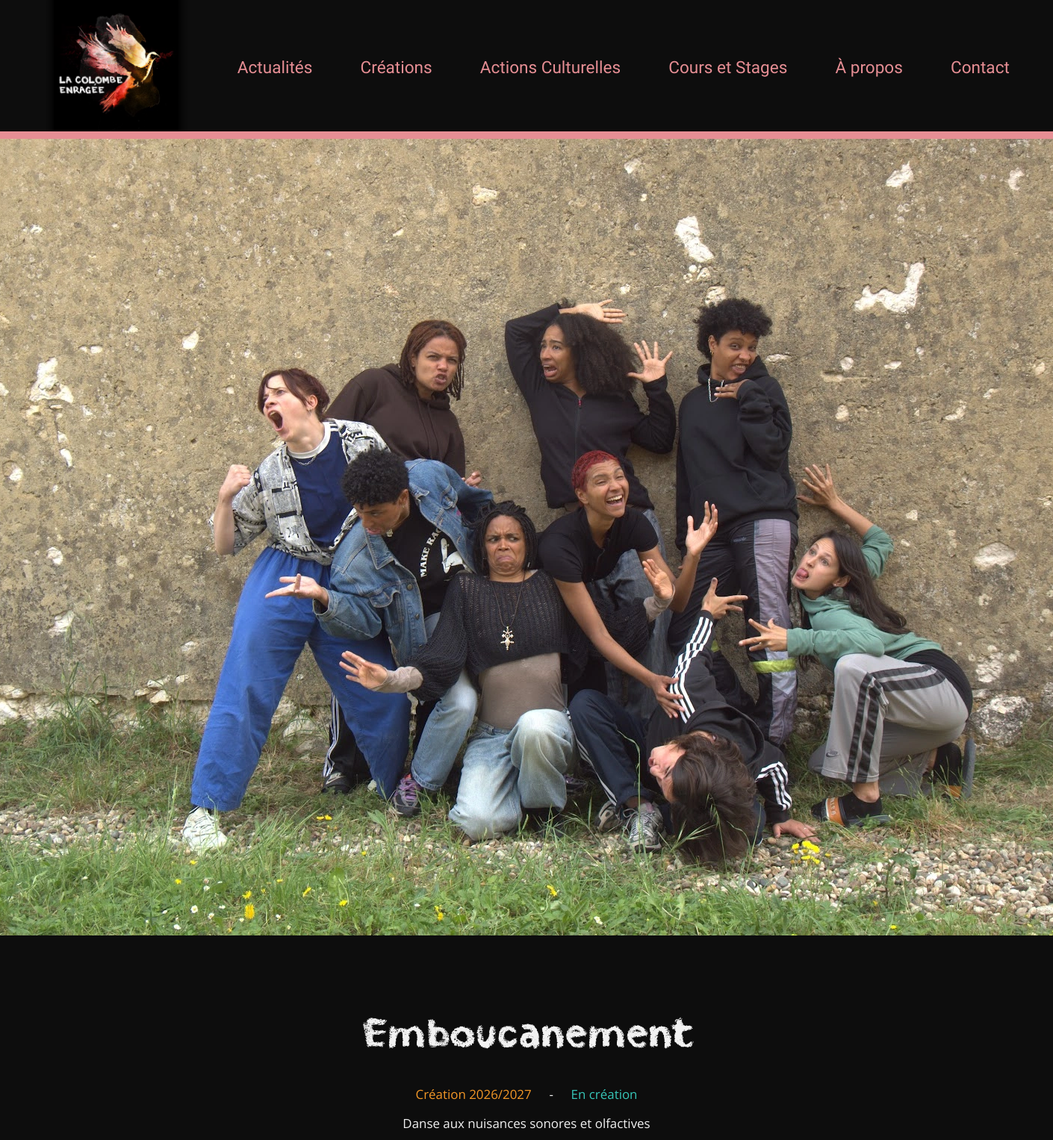
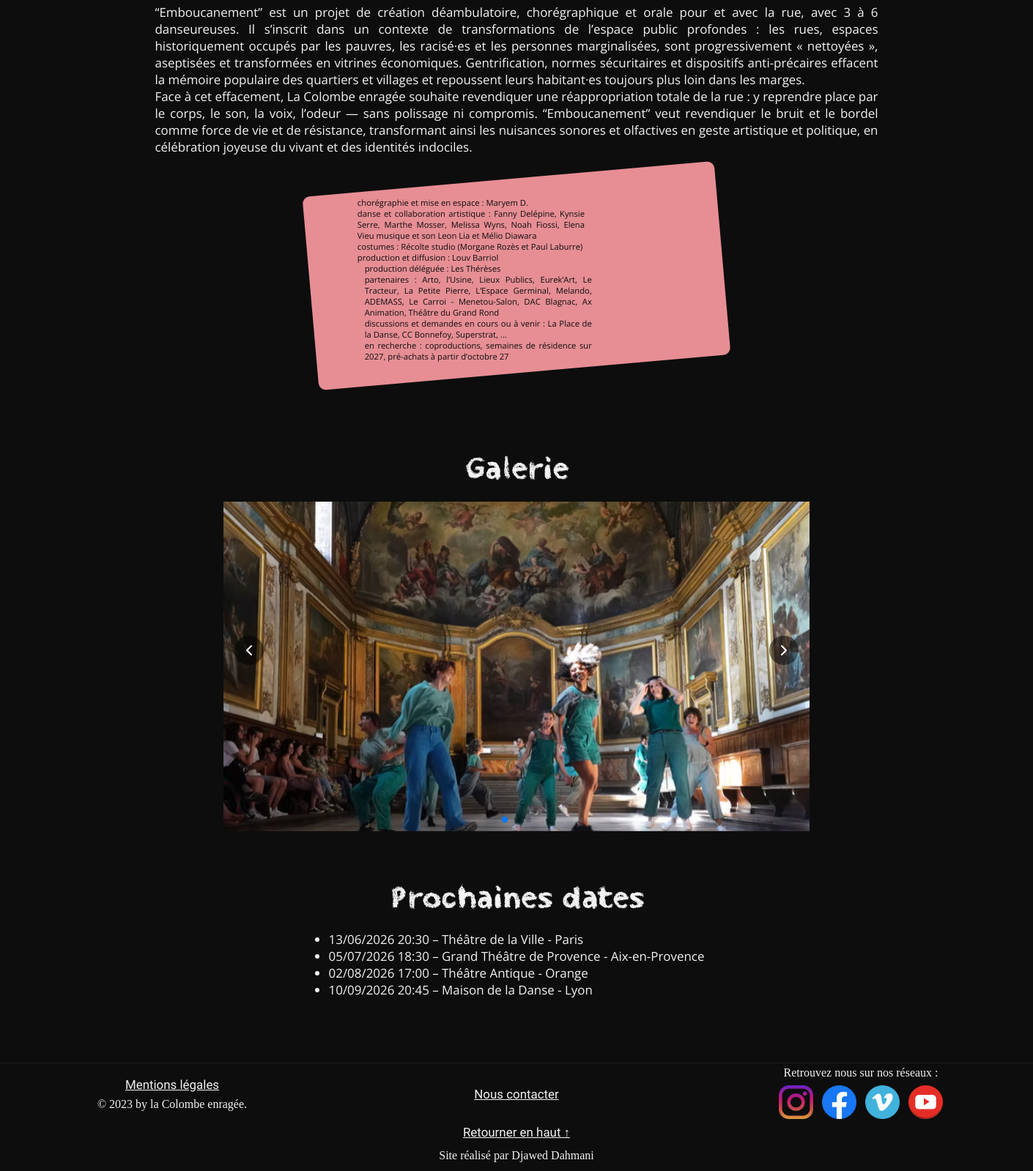
The app's page /creation_page.php?id=2 with its own data (2 pictures, top to bottom).
### tables this page shows
CREATE TABLE IF NOT EXISTS activity(
activity_id INT PRIMARY KEY AUTO_INCREMENT NOT NULL,
activity_name VARCHAR(50) NOT NULL,
slug VARCHAR(50) UNIQUE NOT NULL,
activity_year VARCHAR(50),
`status` VARCHAR(50),
subtitle VARCHAR(255),
summary TEXT,
`description` TEXT NOT NULL,
credits1 TEXT,
credits2 TEXT,
video_url TEXT,
activity_img VARCHAR(500) NOT NULL,
on_frontpage BOOLEAN NOT NULL DEFAULT 0,
display_order TINYINT NOT NULL DEFAULT 0,
id_category INT NOT NULL
);

CREATE TABLE IF NOT EXISTS `date`(
date_id INT PRIMARY KEY AUTO_INCREMENT NOT NULL,
date_value DATETIME NOT NULL,
place VARCHAR(100) NOT NULL,
id_activity INT NOT NULL
);

### creation_page.php (the view, shortened to what this page needs)
<?php
require_once 'connexionBDD.php';
$id_activity = isset($_GET['id']) ? (int)$_GET['id'] : 0;
$sql = "SELECT activity_name, slug, activity_year, status, subtitle, description, credits1, credits2, video_url, activity_img
        FROM activity
        WHERE activity_id = :id";
$req = $pdo->prepare($sql);
$req->execute([':id' => $id_activity]);
$activity = $req->fetch(PDO::FETCH_ASSOC);
$sqlDates = "SELECT d.date_value, d.place FROM `date` AS d WHERE id_activity = :id ORDER BY date_value ASC";
$reqDates = $pdo->prepare($sqlDates);
$reqDates->execute([':id' => $id_activity]);
$dates = $reqDates->fetchAll(PDO::FETCH_ASSOC);
?>
<!DOCTYPE html>
<html lang="fr">
<head>
    <link rel="stylesheet" href="./style/theme.css">
    <link rel="stylesheet" href="./style/nav.css">
    <link rel="stylesheet" href="./style/creation_page.css">
    <link rel="stylesheet" href="./style/footer.css">
    <link rel="stylesheet" href="https://cdn.jsdelivr.net/npm/swiper@12.1.4/swiper-bundle.min.css" />
</head>
<body>
    <?php require_once 'nav.php'; ?>
    <main>
        <article>
            <figure>
                <img src="<?= htmlspecialchars($activity['activity_img']) ?>" alt="<?= htmlspecialchars($activity['activity_name']) ?>">
            </figure>
            <h3 class="activity-name"><?= htmlspecialchars($activity['activity_name']) ?></h3>
            <div class="details-container">
                <p class="details" id="year"><?= htmlspecialchars($activity['activity_year']) ?></p>
                <span>-</span>
                <p class="details" id="status"><?= htmlspecialchars($activity['status']) ?></p>
            </div>
            <?php if (!empty($activity['subtitle'])): ?>
                <p class="subtitle"><?= htmlspecialchars($activity['subtitle']) ?></p>
            <?php endif; ?>
            <p class="description"><?= nl2br(htmlspecialchars($activity['description'])) ?></p>
            <section>
                <div class="credits-card">
                    <p class="credits-text"><?= nl2br(htmlspecialchars($activity['credits1'])) ?></p>
                    <p class="credits-text"><?= nl2br(htmlspecialchars($activity['credits2'])) ?></p>
                </div>
            </section>
            <section id="spectacles">
                <h4 class="title">Galerie</h4>
                <div class="swiper">
                    <div class="swiper-wrapper">
                        <div class="swiper-slide">
                            <img src="./img/Pour la 1ère fois.webp" alt="Spectacle 1" />
                        </div>
                    </div>
                    <div class="custom-prev">
                    </div>
                    <div class="custom-next">
                    </div>
                    <div class="swiper-pagination"></div>
                </div>
            </section>
            <?php if (!empty($dates)): ?>
                <div class="dates-container">
                    <h4 class="title">Prochaines dates</h4>
                    <ul>
                        <?php foreach ($dates as $date): ?>
                            <li><?= date('d/m/Y H:i', strtotime($date['date_value'])) ?> – <?= htmlspecialchars($date['place']) ?></li>
                        <?php endforeach; ?>
                    </ul>
                </div>
            <?php endif; ?>
        </article>
    </main>
    <?php require_once 'footer.php'; ?>
</body>
</html>

### nav.php (shortened to what this page needs)
<nav>
    <ul>
        <li><img src="./img/La colombe enragée logo.webp" alt="Logo de La Colombe Enragée"></li>
        <li class="nav-links"><a href="frontpage.php">Actualités</a></li>
        <li class="nav-links sub-menu-container">
            <a>Créations</a>
        </li>
        <li class="nav-links sub-menu-container">
            <a>Actions Culturelles</a>
        </li>
        <li class="nav-links"><a>Cours et Stages</a></li>
        <li class="nav-links sub-menu-container">
            <a href="about.php">À propos</a>
        </li>
        <li class="nav-links"><a href="contact.php">Contact</a></li>
    </ul>
</nav>

### footer.php
<footer>
    <section>
        <a href="#">Mentions légales</a>
        <p>© 2023 by la Colombe enragée.</p>
    </section>
    <section>
        <a href="#">Nous contacter</a>
    </section>
    <section>
        <p>Retrouvez nous sur nos réseaux :</p>
        <div>
            <a href="https://www.instagram.com/cie.la.colombe.enragee/" target="_blank"><img src="./img/instagram.png" alt="Instagram logo"></a>
            <a href="https://www.facebook.com/lacolombeenragee" target="_blank"><img src="./img/facebook.png" alt="Facebook logo"></a>
            <a href="https://vimeo.com/user65303076" target="_blank"><img src="./img/vimeo.png" alt="Vimeo logo"></a>
            <a href="https://www.youtube.com/@lacolombeenragee2017" target="_blank"><img src="./img/youtube.png" alt="YouTube logo"></a>
        </div>
    </section>
    <section>
        <a href="#">Retourner en haut ↑</a>
    </section>
    <section>
        <p>Site réalisé par Djawed Dahmani</p>
    </section>
</footer>

### style/theme.css (style rules this page uses)
:root { --couleur-fond-noir: #0d0d0d; --couleur-fond-blanc: #f2f2f2; --couleur-gris: #404040; --couleur-principale: #e68e94; --couleur-secondaire: #f29727; --couleur-vert: #37c6b8; --taille-navbar: 22vh; }

### style/nav.css (style rules this page uses)
body { margin: 0; min-height: 100vh; }
nav a { text-decoration: none; cursor: pointer; }
nav { width: 100%; height: clamp(50px, var(--taille-navbar), 200px); background-color: var(--couleur-fond-noir); }
nav li { height: 100%; }
nav ul { display: flex; flex-direction: row; list-style: none; justify-content: space-evenly; align-items: center; margin: 0; padding: 0; height: auto; text-align: center; gap: 6px; }
nav li a { color: var(--couleur-principale); font-size: clamp(18px, 1.6vw, 100px); font-family: 'Sofia Sans', sans-serif; font-weight: 500; }
nav img { height: clamp(50px, var(--taille-navbar), 200px); }
nav::after { position: absolute; bottom: 0; left: 0; width: 100%; height: 15px; background-color: var(--couleur-principale); }
.sub-menu-container { position: relative; }
.sub-menu-container::after { content: ''; position: absolute; top: 100%; left: 0; width: 100%; height: 10px; }

### style/creation_page.css (style rules this page uses)
main { background-color: var(--couleur-fond-noir); width: 100%; height: auto; border-top: 10px solid var(--couleur-principale); display: flex; }
article { display: flex; flex-direction: column; justify-content: center; align-items: center; flex-shrink: 0; padding-bottom: 1vh; gap: 2vh; width: 100%; color: var(--couleur-fond-blanc); }
main article p { max-width: 80vw; padding: 0 5vw 0 5vw; }
main article figure { display: flex; justify-content: center; margin: 0; padding: 0; width: 100%; }
main article figure img { width:auto; height: auto; }
main p, main li { font-size: clamp(14px, 1.2vw, 30px); font-family: 'Open Sans', sans-serif; text-align: justify; }
article section:not(#spectacles) { display: flex; flex-direction: row; gap: 5vw; align-items: center; justify-content: space-around; width: 80%; padding-bottom: 5vh; }
.activity-name, h1 { font-size: clamp(18px, 4vw, 70px); font-family: 'Crayon Hand Bold', cursive; text-align: center; margin: 10vh 0 2vh 0; }
.title { font-size: clamp(18px, 3vw, 70px); font-family: 'Crayon Hand Bold', cursive; text-align: center; margin: 6vh 0 2vh 0; }
.details { display: inline-block; margin: 0; padding: 0; color: var(--couleur-secondaire); font-family: 'Open Sans', sans-serif; }
.details-container span { margin: 0 1.4vw; font-size: 1.2vw; color: var(--couleur-fond-blanc); font-family: 'Open Sans', sans-serif; }
#status { color: var(--couleur-vert); }
.description { margin-bottom: 2vh; }
.credits-card { background-color: var(--couleur-principale); color: var(--couleur-fond-noir); border-radius: 10px; max-width: 40vw; height: auto; padding: 20px 0; text-align: center; font-family: 'Open Sans', sans-serif; transform: rotate(-5deg); }
.credits-text { font-size: clamp(10px, 0.8vw, 30px); transform: rotate(5deg); max-width: 80%; }
* { margin: 0; padding: 0; box-sizing: border-box; }
.swiper { width: 100%; max-width: 800px; aspect-ratio: 16 / 9; margin: 0 auto; }
.swiper-slide img { width: 100%; height: 100%; object-fit: cover; display: block; }
.custom-prev, .custom-next { position: absolute; top: 45%; transform: translateY(-50%); z-index: 10; width: 40px; height: 40px; display: flex; align-items: center; justify-content: center; cursor: pointer; pointer-events: none; background: rgba(0,0,0,0.5); border-radius: 50%; }
.custom-prev { left: 15px; }
.custom-next { right: 15px; }
.dates-container { padding-bottom: 10vh; }

### style/footer.css (style rules this page uses)
footer { background-color: var(--couleur-fond-noir); color: var(--couleur-fond-blanc); display: grid; grid-template-columns: repeat(3, 1fr); grid-template-rows: 4fr 1fr 2fr; border-top: 1px solid #1f1f1f; padding: 0; }
footer section { display: flex; flex-direction: column; justify-content: center; align-items: center; text-align: center; gap: 1vh; }
footer section:nth-child(4) { grid-column: 2; grid-row: 2; }
footer section:nth-child(5) { grid-column: 2; grid-row: 3; }
footer img { width: clamp(30px, 3.3vw, 75px); height: auto; margin: 0 0.3vw; }
footer a { color: var(--couleur-fond-blanc); font-family: 'Sofia Sans', sans-serif; font-size: clamp(14px, 1.2vw, 30px); }

### records on screen
activity: activity_img+activity_name (picture), activity_name "Emboucanement", activity_year "Création 2026/2027", status "En création", subtitle "Danse aux nuisances sonores et olfactives", description "“Emboucanement” est un projet de création déambulatoire, chorégraphique et orale pour et avec la rue, avec 3 à 6 danseureuses. Il s’inscrit dans un contexte de transformations de l’espace public profondes : les rues, espaces historiquement occupés par les pauvres, les racisé·es et les personnes marginalisées, sont progressivement « nettoyées », aseptisées et transformées en vitrines économiques. Gentrification, normes sécuritaires et dispositifs anti-précaires effacent la mémoire populaire des quartiers et villages et repoussent leurs habitant·es toujours plus loin dans les marges. Face à cet effacement, La Colombe enragée souhaite revendiquer une réappropriation totale de la rue : y…", credits1 "chorégraphie et mise en espace : Maryem D. danse et collaboration artistique : Fanny Delépine, Kynsie Serre, Marthe Mosser, Melissa Wyns, Noah Fiossi, Elena Vieu musique et son Leon Lia et Mélio Diawara costumes : Récolte studio (Morgane Rozès et Paul Laburre) production et diffusion : Louv Barriol", credits2 "production déléguée : Les Thérèses partenaires : Arto, l’Usine, Lieux Publics, Eurek’Art, Le Tracteur, La Petite Pierre, L’Espace Germinal, Melando, ADEMASS, Le Carroi - Menetou-Salon, DAC Blagnac, Ax Animation, Théâtre du Grand Rond discussions et demandes en cours ou à venir : La Place de la Danse, CC Bonnefoy, Superstrat, ... en recherche : coproductions, semaines de résidence sur 2027, pré-achats à partir d’octobre 27"
date: date_value "13/06/2026 20:30", place "Théâtre de la Ville - Paris"
date: date_value "05/07/2026 18:30", place "Grand Théâtre de Provence - Aix-en-Provence"
date: date_value "02/08/2026 17:00", place "Théâtre Antique - Orange"
date: date_value "10/09/2026 20:45", place "Maison de la Danse - Lyon"
